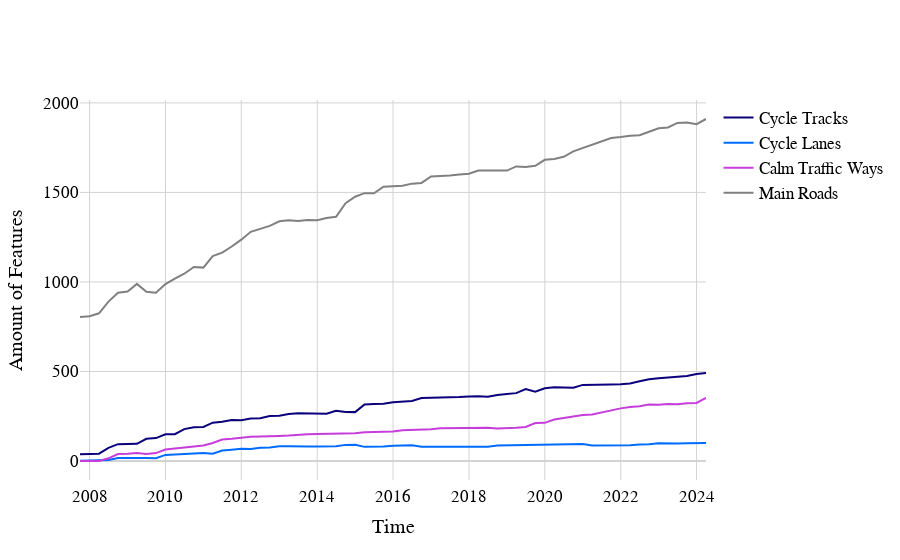

Write notebook code for a chart like this one.
### Code cell
load_plot(
    gjson_area,
    "https://api.ohsome.org/v1/elements/count",
    querydict=dict_opwizquerries,
    ylabel="Amount of Features",
    roads=w.value,
)
